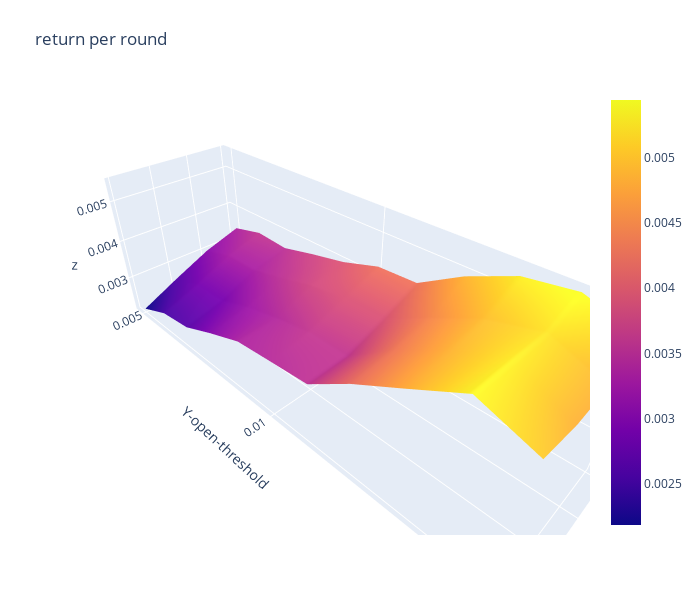

Here is the notebook cell this chart was saved with:
### Code cell
import plotly.graph_objects as go

x_data = df_return_per_round.columns.to_list() # close threshold

y_data = df_return_per_round.index.to_list() # open threshold

z_data = df_return_per_round.copy(deep=True) # return per round

fig = go.Figure(data=[go.Surface(z=z_data.values,x=x_data,y=y_data)])

fig.update_layout(title="return per round", # 标题
                  autosize=False,  # 尺度自动缩放
                  width=700,  # 长宽
                  height=600,
                  margin=dict(l=65,r=50,b=65,t=90),  # 4个位置的距离
                  scene=dict(xaxis_title='X-close-threshold',yaxis_title='Y-open-threshold')
                 )

fig.show()

### Figure 1 — Plotly figure (JSON) as saved in the notebook; plotly's stock layout.template omitted (floating-point values rounded to 4 significant figures)
{"data": [{"type": "surface", "x": [0, 0.001, 0.002, 0.003], "y": [0.005, 0.006, 0.007, 0.008, 0.009, 0.01, 0.011, 0.012, 0.013, 0.014, 0.015], "z": [[0.003373, 0.003071, 0.002642, 0.002183], [0.003587, 0.00331, 0.0029, 0.002542], [0.003527, 0.003323, 0.002909, 0.002655], [0.003747, 0.003527, 0.003216, 0.003027], [0.003941, 0.003778, 0.00342, 0.003364], [0.004237, 0.003904, 0.003596, 0.003456], [0.004277, 0.003908, 0.003582, 0.003541], [0.004864, 0.00445, 0.004295, 0.004204], [0.005302, 0.004936, 0.004836, 0.004772], [0.005445, 0.005202, 0.005288, 0.005349], [0.005116, 0.004801, 0.004801, 0.005003]]}], "layout": {"autosize": false, "height": 600, "margin": {"b": 65, "l": 65, "r": 50, "t": 90}, "scene": {"xaxis": {"title": {"text": "X-close-threshold"}}, "yaxis": {"title": {"text": "Y-open-threshold"}}}, "title": {"text": "return per round"}, "width": 700}}
